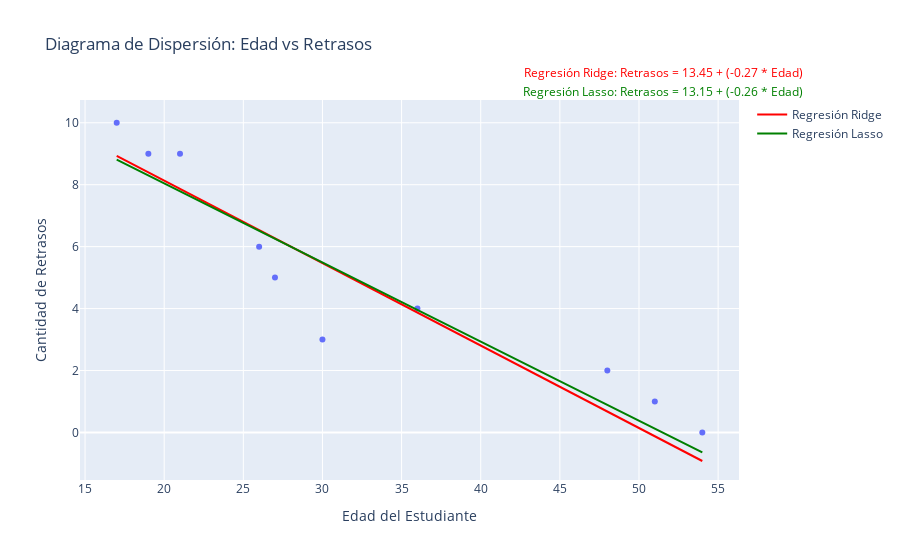

Write notebook code for a chart like this one.
### Markdown cell above
Grafica tu modelo de regresión en tu diagrama de dispersión.

### Code cell
# Your code here.

# Crear gráfico de dispersión con Plotly para los datos originales
fig = px.scatter(student_data, x='Edad', y='Retrasos', 
                 title='Diagrama de Dispersión: Edad vs Retrasos',
                 labels={'Edad': 'Edad del Estudiante', 'Retrasos': 'Cantidad de Retrasos'},
                 hover_data=['StudentID'],
                 height=600)  # Mantener la altura especificada

# Definir rango de valores para las líneas de regresión
x_range = np.linspace(student_data['Edad'].min(), student_data['Edad'].max(), 100).reshape(-1, 1)

# Predicciones de los modelos sobre el rango de valores
ridge_preds = ridge_model.predict(x_range)
lasso_preds = lasso_model.predict(x_range)

# Agregar líneas de regresión al gráfico de Plotly para Ridge y Lasso
fig.add_scatter(x=x_range.flatten(), y=ridge_preds, mode='lines', name='Regresión Ridge', line=dict(color='red'))
fig.add_scatter(x=x_range.flatten(), y=lasso_preds, mode='lines', name='Regresión Lasso', line=dict(color='green'))

# Obtener las ecuaciones de las regresiones
ridge_eq = f'Regresión Ridge: Retrasos = {ridge_model.intercept_:.2f} + ({ridge_model.coef_[0]:.2f} * Edad)'
lasso_eq = f'Regresión Lasso: Retrasos = {lasso_model.intercept_:.2f} + ({lasso_model.coef_[0]:.2f} * Edad)'

# Añadir anotaciones con las ecuaciones fuera del gráfico
fig.add_annotation(x=1.1, y=1.1, xref='paper', yref='paper',
                   text=ridge_eq, showarrow=False, font=dict(color='red'))
fig.add_annotation(x=1.1, y=1.05, xref='paper', yref='paper',
                   text=lasso_eq, showarrow=False, font=dict(color='green'))

fig.show()

### Figure 1 — Plotly figure (JSON) as saved in the notebook; plotly's stock layout.template omitted (floating-point values rounded to 4 significant figures)
{"data": [{"customdata": [[1], [2], [3], [4], [5], [6], [7], [8], [9], [10]], "hovertemplate": "Edad del Estudiante=%{x}<br>Cantidad de Retrasos=%{y}<br>StudentID=%{customdata[0]}<extra></extra>", "legendgroup": "", "marker": {"color": "#636efa", "symbol": "circle"}, "mode": "markers", "name": "", "orientation": "v", "showlegend": false, "type": "scatter", "x": [17, 51, 27, 21, 36, 48, 19, 26, 54, 30], "xaxis": "x", "y": [10, 1, 5, 9, 4, 2, 9, 6, 0, 3], "yaxis": "y"}, {"line": {"color": "red"}, "mode": "lines", "name": "Regresión Ridge", "type": "scatter", "x": [17, 17.37, 17.75, 18.12, 18.49, 18.87, 19.24, 19.62, 19.99, 20.36, 20.74, 21.11, 21.48, 21.86, 22.23, 22.61, 22.98, 23.35, 23.73, 24.1, 24.47, 24.85, 25.22, 25.6, 25.97, 26.34, 26.72, 27.09, 27.46, 27.84, 28.21, 28.59, 28.96, 29.33, 29.71, 30.08, 30.45, 30.83, 31.2, 31.58, 31.95, 32.32, 32.7, 33.07, 33.44, 33.82, 34.19, 34.57, 34.94, 35.31, 35.69, 36.06, 36.43, 36.81, 37.18, 37.56, 37.93, 38.3, 38.68, 39.05, 39.42, 39.8, 40.17, 40.55, 40.92, 41.29, 41.67, 42.04, 42.41, 42.79, 43.16, 43.54, 43.91, 44.28, 44.66, 45.03, 45.4, 45.78, 46.15, 46.53, 46.9, 47.27, 47.65, 48.02, 48.39, 48.77, 49.14, 49.52, 49.89, 50.26, 50.64, 51.01, 51.38, 51.76, 52.13, 52.51, 52.88, 53.25, 53.63, 54], "y": [8.928, 8.829, 8.729, 8.63, 8.53, 8.431, 8.331, 8.232, 8.132, 8.033, 7.933, 7.834, 7.734, 7.635, 7.535, 7.436, 7.336, 7.237, 7.137, 7.038, 6.938, 6.839, 6.739, 6.64, 6.54, 6.441, 6.341, 6.242, 6.143, 6.043, 5.944, 5.844, 5.745, 5.645, 5.546, 5.446, 5.347, 5.247, 5.148, 5.048, 4.949, 4.849, 4.75, 4.65, 4.551, 4.451, 4.352, 4.252, 4.153, 4.053, 3.954, 3.854, 3.755, 3.655, 3.556, 3.456, 3.357, 3.257, 3.158, 3.058, 2.959, 2.859, 2.76, 2.66, 2.561, 2.461, 2.362, 2.262, 2.163, 2.063, 1.964, 1.864, 1.765, 1.665, 1.566, 1.466, 1.367, 1.267, 1.168, 1.068, 0.969, 0.8695, 0.77, 0.6705, 0.571, 0.4715, 0.372, 0.2725, 0.173, 0.07354, -0.02596, -0.1254, -0.2249, -0.3244, -0.4239, -0.5234, -0.6229, -0.7224, -0.8219, -0.9214]}, {"line": {"color": "green"}, "mode": "lines", "name": "Regresión Lasso", "type": "scatter", "x": [17, 17.37, 17.75, 18.12, 18.49, 18.87, 19.24, 19.62, 19.99, 20.36, 20.74, 21.11, 21.48, 21.86, 22.23, 22.61, 22.98, 23.35, 23.73, 24.1, 24.47, 24.85, 25.22, 25.6, 25.97, 26.34, 26.72, 27.09, 27.46, 27.84, 28.21, 28.59, 28.96, 29.33, 29.71, 30.08, 30.45, 30.83, 31.2, 31.58, 31.95, 32.32, 32.7, 33.07, 33.44, 33.82, 34.19, 34.57, 34.94, 35.31, 35.69, 36.06, 36.43, 36.81, 37.18, 37.56, 37.93, 38.3, 38.68, 39.05, 39.42, 39.8, 40.17, 40.55, 40.92, 41.29, 41.67, 42.04, 42.41, 42.79, 43.16, 43.54, 43.91, 44.28, 44.66, 45.03, 45.4, 45.78, 46.15, 46.53, 46.9, 47.27, 47.65, 48.02, 48.39, 48.77, 49.14, 49.52, 49.89, 50.26, 50.64, 51.01, 51.38, 51.76, 52.13, 52.51, 52.88, 53.25, 53.63, 54], "y": [8.811, 8.715, 8.62, 8.524, 8.429, 8.333, 8.238, 8.142, 8.047, 7.951, 7.856, 7.76, 7.665, 7.569, 7.474, 7.378, 7.283, 7.187, 7.092, 6.996, 6.901, 6.805, 6.71, 6.614, 6.519, 6.423, 6.328, 6.232, 6.137, 6.041, 5.946, 5.85, 5.755, 5.659, 5.564, 5.468, 5.373, 5.277, 5.182, 5.086, 4.991, 4.895, 4.8, 4.704, 4.609, 4.513, 4.418, 4.322, 4.227, 4.131, 4.036, 3.94, 3.845, 3.749, 3.654, 3.558, 3.463, 3.367, 3.272, 3.176, 3.081, 2.985, 2.89, 2.794, 2.699, 2.603, 2.508, 2.412, 2.317, 2.221, 2.126, 2.03, 1.935, 1.839, 1.744, 1.648, 1.553, 1.457, 1.362, 1.266, 1.171, 1.075, 0.9798, 0.8843, 0.7888, 0.6933, 0.5978, 0.5023, 0.4068, 0.3113, 0.2158, 0.1203, 0.02485, -0.07065, -0.1662, -0.2616, -0.3571, -0.4526, -0.5481, -0.6436]}], "layout": {"annotations": [{"font": {"color": "red"}, "showarrow": false, "text": "Regresión Ridge: Retrasos = 13.45 + (-0.27 * Edad)", "x": 1.1, "xref": "paper", "y": 1.1, "yref": "paper"}, {"font": {"color": "green"}, "showarrow": false, "text": "Regresión Lasso: Retrasos = 13.15 + (-0.26 * Edad)", "x": 1.1, "xref": "paper", "y": 1.05, "yref": "paper"}], "autosize": true, "legend": {"tracegroupgap": 0}, "title": {"text": "Diagrama de Dispersión: Edad vs Retrasos"}, "xaxis": {"anchor": "y", "autorange": true, "domain": [0, 1], "range": [14.66, 56.34], "title": {"text": "Edad del Estudiante"}, "type": "linear"}, "yaxis": {"anchor": "x", "autorange": true, "domain": [0, 1], "range": [-1.534, 10.72], "title": {"text": "Cantidad de Retrasos"}, "type": "linear"}}}
